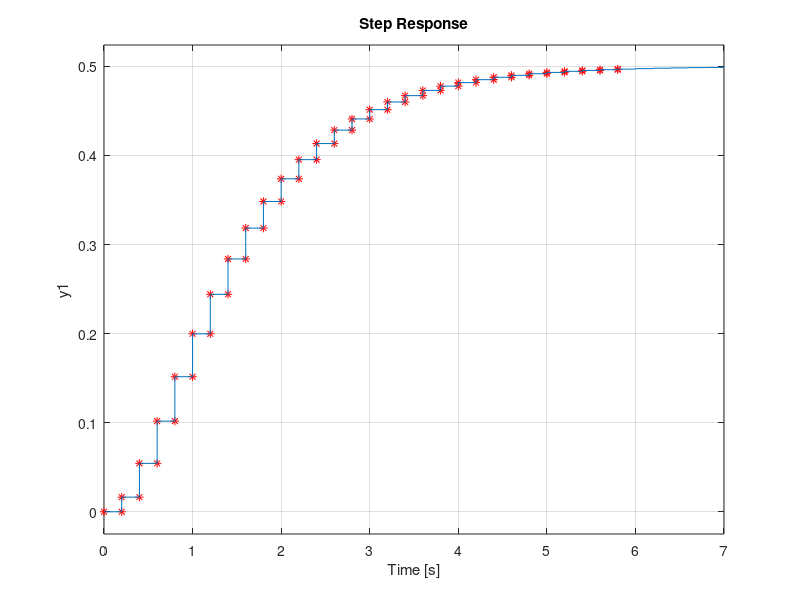

This chart was generated by the following MATLAB code:
% perioada de esantionare
Te=0.2;
% functia de transfer cu zoh
Hd=c2d(tf(1,[1 3 2]),Te,'zoh');
% extragere numarator si numitor
[num,den]=tfdata(Hd,'v');
% extragerea parametrilor pentru implementare
[Res,Pole,Dir] = residue(num,den);
r1 = Res(1); r2 = Res(2);
z1 = Pole(1); z2 = Pole(2);
% conditii initiale
y1(1)=0;
y2(1)=0;
y(1) = y1(1)+y2(1);
% numar de esantioane
n=30;
% semnalul de intrare
u=ones(1,n);
% implementarea sistemului numeric
for k=2:n
    y1(k)=z1*y1(k-1)+r1*u(k-1);
    y2(k)=z2*y2(k-1)+r2*u(k-1);
    y(k)=y1(k)+y2(k);
end
% timpul de simulare
te=0:Te:(n-1)*Te;
% comparatie intre ce s-a calculat si ce returneaza MATLAB
stairs(te,y,'r*');hold;step(Hd)